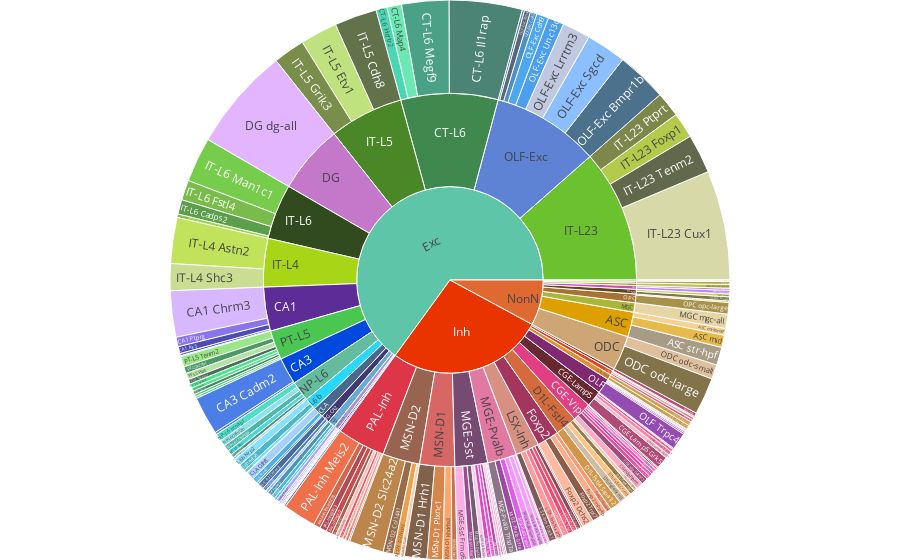

Source (notebook cell):
### Code cell
levels = ['CellClass', 'MajorType', 'SubType']



if 'SubType' in data.columns:
    data = data[data['SubType'].apply(lambda i: 'Outlier' not in i)]

count_df = data.groupby(levels).apply(lambda i: i.shape[0]).reset_index()
count_df.columns= levels + ['Cell Number']

total_palette = {}
for level in levels:
    total_palette.update(palette[level])

labels = []
parents = []
values = []
colors = []
for level, parent_level in zip(levels[::-1], levels[1::-1] + [None]):
    this_level_sum = count_df.groupby(level)['Cell Number'].sum().to_dict()
    this_level_sum = {k: v for k, v in this_level_sum.items() if v!=0}
    if parent_level is not None:
        this_parent_dict = count_df.set_index(level)[parent_level].to_dict()
    else:
        this_parent_dict = {label: '' for label in count_df[level].unique()}
    for label in this_level_sum.keys():
        labels.append(label)
        parents.append(this_parent_dict[label])
        values.append(this_level_sum[label])
        try:
            colors.append(total_palette[label])
        except KeyError:
            colors.append('#D3D3D3')
            
import plotly.graph_objects as go

fig =go.Figure(go.Sunburst(
    labels=labels,
    parents=parents,
    values=values,
    marker={'colors': colors},
    branchvalues="total",
))
# Update layout for tight margin
# See https://plotly.com/python/creating-and-updating-figures/
fig.update_layout(margin = dict(t=0, l=0, r=0, b=0))

fig.show()

### Figure 1 — Plotly figure (JSON) as saved in the notebook; plotly's stock layout.template omitted (floating-point values rounded to 4 significant figures; data arrays with more than 128 entries replaced by an {"elided": "..."} marker saying what was removed)
{"data": [{"branchvalues": "total", "labels": {"elided": "205 str values"}, "marker": {"colors": {"elided": "205 str values"}}, "parents": {"elided": "205 str values"}, "type": "sunburst", "values": {"elided": "205 int values"}}], "layout": {"margin": {"b": 0, "l": 0, "r": 0, "t": 0}}}
